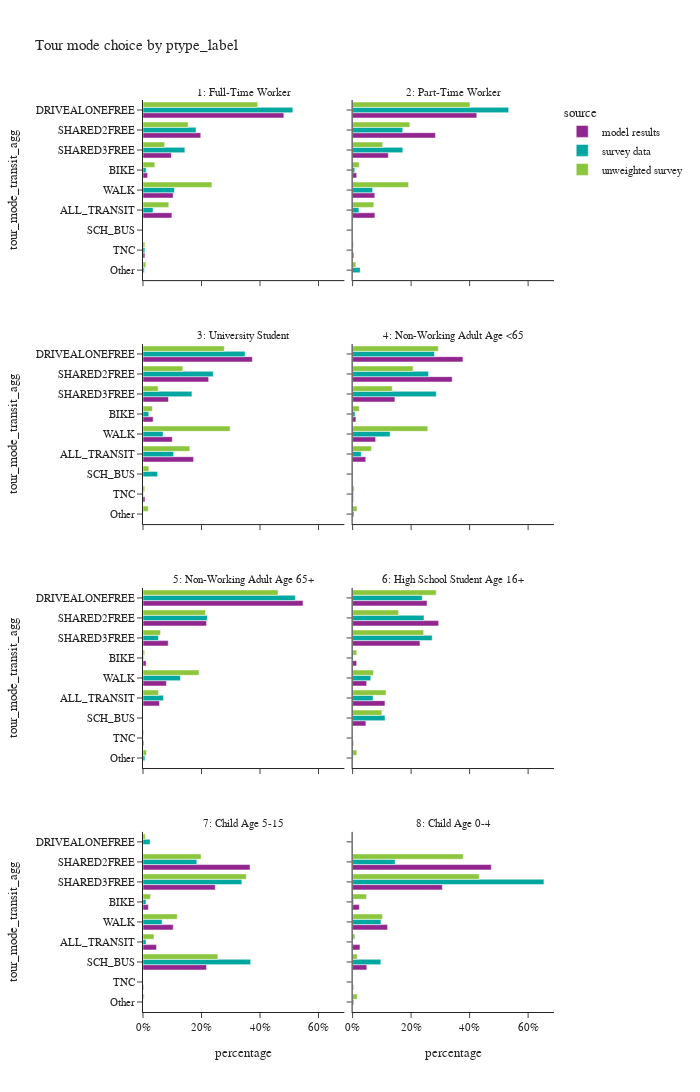
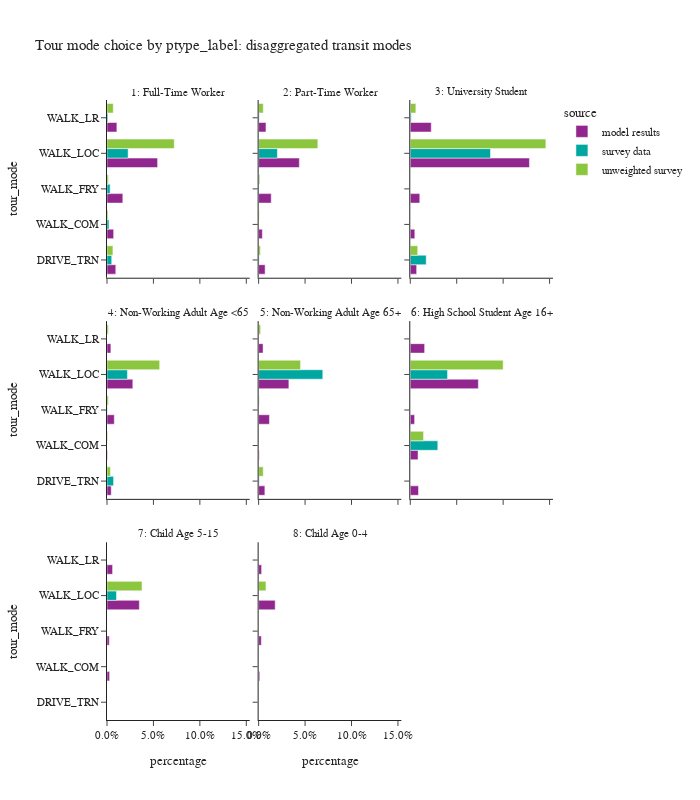

The notebook cell saved with these charts, in order:
### Code cell
plot_mode_choice(tour_data,'ptype_label',2,1200)
plot_mode_choice_transit(tour_data,'ptype_label',3,800)

### Figure 1 — Plotly figure (JSON) as saved in the notebook; plotly's stock layout.template omitted (floating-point values rounded to 4 significant figures)
{"data": [{"alignmentgroup": "True", "hovertemplate": "source=model results<br>ptype_label=1: Full-Time Worker<br>percentage=%{x}<br>tour_mode_transit_agg=%{y}<extra></extra>", "legendgroup": "model results", "marker": {"color": "#91268F", "pattern": {"shape": ""}}, "name": "model results", "offsetgroup": "model results", "orientation": "h", "showlegend": true, "textposition": "auto", "type": "bar", "x": [0.09881, 0.01574, 0.4814, 0.1974, 0.09702, 0.00641, 0.1032], "xaxis": "x7", "y": ["ALL_TRANSIT", "BIKE", "DRIVEALONEFREE", "SHARED2FREE", "SHARED3FREE", "TNC", "WALK"], "yaxis": "y7"}, {"alignmentgroup": "True", "hovertemplate": "source=model results<br>ptype_label=2: Part-Time Worker<br>percentage=%{x}<br>tour_mode_transit_agg=%{y}<extra></extra>", "legendgroup": "model results", "marker": {"color": "#91268F", "pattern": {"shape": ""}}, "name": "model results", "offsetgroup": "model results", "orientation": "h", "showlegend": false, "textposition": "auto", "type": "bar", "x": [0.07625, 0.01397, 0.4245, 0.2831, 0.1221, 0.004155, 0.07589], "xaxis": "x8", "y": ["ALL_TRANSIT", "BIKE", "DRIVEALONEFREE", "SHARED2FREE", "SHARED3FREE", "TNC", "WALK"], "yaxis": "y8"}, {"alignmentgroup": "True", "hovertemplate": "source=model results<br>ptype_label=3: University Student<br>percentage=%{x}<br>tour_mode_transit_agg=%{y}<extra></extra>", "legendgroup": "model results", "marker": {"color": "#91268F", "pattern": {"shape": ""}}, "name": "model results", "offsetgroup": "model results", "orientation": "h", "showlegend": false, "textposition": "auto", "type": "bar", "x": [0.1729, 0.03478, 0.374, 0.2245, 0.08709, 0.006716, 0.1001], "xaxis": "x5", "y": ["ALL_TRANSIT", "BIKE", "DRIVEALONEFREE", "SHARED2FREE", "SHARED3FREE", "TNC", "WALK"], "yaxis": "y5"}, {"alignmentgroup": "True", "hovertemplate": "source=model results<br>ptype_label=4: Non-Working Adult Age <65<br>percentage=%{x}<br>tour_mode_transit_agg=%{y}<extra></extra>", "legendgroup": "model results", "marker": {"color": "#91268F", "pattern": {"shape": ""}}, "name": "model results", "offsetgroup": "model results", "orientation": "h", "showlegend": false, "textposition": "auto", "type": "bar", "x": [0.04496, 0.0113, 0.3772, 0.3405, 0.1447, 0.00265, 0.07871], "xaxis": "x6", "y": ["ALL_TRANSIT", "BIKE", "DRIVEALONEFREE", "SHARED2FREE", "SHARED3FREE", "TNC", "WALK"], "yaxis": "y6"}, {"alignmentgroup": "True", "hovertemplate": "source=model results<br>ptype_label=5: Non-Working Adult Age 65+<br>percentage=%{x}<br>tour_mode_transit_agg=%{y}<extra></extra>", "legendgroup": "model results", "marker": {"color": "#91268F", "pattern": {"shape": ""}}, "name": "model results", "offsetgroup": "model results", "orientation": "h", "showlegend": false, "textposition": "auto", "type": "bar", "x": [0.05629, 0.01056, 0.547, 0.2172, 0.08609, 0.002822, 0.08001], "xaxis": "x3", "y": ["ALL_TRANSIT", "BIKE", "DRIVEALONEFREE", "SHARED2FREE", "SHARED3FREE", "TNC", "WALK"], "yaxis": "y3"}, {"alignmentgroup": "True", "hovertemplate": "source=model results<br>ptype_label=6: High School Student Age 16+<br>percentage=%{x}<br>tour_mode_transit_agg=%{y}<extra></extra>", "legendgroup": "model results", "marker": {"color": "#91268F", "pattern": {"shape": ""}}, "name": "model results", "offsetgroup": "model results", "orientation": "h", "showlegend": false, "textposition": "auto", "type": "bar", "x": [0.1106, 0.01385, 0.2547, 0.04546, 0.2943, 0.2303, 0.00276, 0.04806], "xaxis": "x4", "y": ["ALL_TRANSIT", "BIKE", "DRIVEALONEFREE", "SCH_BUS", "SHARED2FREE", "SHARED3FREE", "TNC", "WALK"], "yaxis": "y4"}, {"alignmentgroup": "True", "hovertemplate": "source=model results<br>ptype_label=7: Child Age 5-15<br>percentage=%{x}<br>tour_mode_transit_agg=%{y}<extra></extra>", "legendgroup": "model results", "marker": {"color": "#91268F", "pattern": {"shape": ""}}, "name": "model results", "offsetgroup": "model results", "orientation": "h", "showlegend": false, "textposition": "auto", "type": "bar", "x": [0.04614, 0.01827, 0.2171, 0.3658, 0.2472, 0.002236, 0.1032], "xaxis": "x", "y": ["ALL_TRANSIT", "BIKE", "SCH_BUS", "SHARED2FREE", "SHARED3FREE", "TNC", "WALK"], "yaxis": "y"}, {"alignmentgroup": "True", "hovertemplate": "source=model results<br>ptype_label=8: Child Age 0-4<br>percentage=%{x}<br>tour_mode_transit_agg=%{y}<extra></extra>", "legendgroup": "model results", "marker": {"color": "#91268F", "pattern": {"shape": ""}}, "name": "model results", "offsetgroup": "model results", "orientation": "h", "showlegend": false, "textposition": "auto", "type": "bar", "x": [0.02513, 0.02292, 0.04859, 0.4742, 0.3068, 0.002841, 0.1196], "xaxis": "x2", "y": ["ALL_TRANSIT", "BIKE", "SCH_BUS", "SHARED2FREE", "SHARED3FREE", "TNC", "WALK"], "yaxis": "y2"}, {"alignmentgroup": "True", "hovertemplate": "source=survey data<br>ptype_label=1: Full-Time Worker<br>percentage=%{x}<br>tour_mode_transit_agg=%{y}<extra></extra>", "legendgroup": "survey data", "marker": {"color": "#00A7A0", "pattern": {"shape": ""}}, "name": "survey data", "offsetgroup": "survey data", "orientation": "h", "showlegend": true, "textposition": "auto", "type": "bar", "x": [0.03431, 0.01081, 0.5121, 0.004519, 0.1813, 0.1431, 0.006281, 0.1075], "xaxis": "x7", "y": ["ALL_TRANSIT", "BIKE", "DRIVEALONEFREE", "Other", "SHARED2FREE", "SHARED3FREE", "TNC", "WALK"], "yaxis": "y7"}, {"alignmentgroup": "True", "hovertemplate": "source=survey data<br>ptype_label=2: Part-Time Worker<br>percentage=%{x}<br>tour_mode_transit_agg=%{y}<extra></extra>", "legendgroup": "survey data", "marker": {"color": "#00A7A0", "pattern": {"shape": ""}}, "name": "survey data", "offsetgroup": "survey data", "orientation": "h", "showlegend": false, "textposition": "auto", "type": "bar", "x": [0.02158, 0.007361, 0.5334, 0.02599, 0.1714, 0.1716, 0.0001229, 0.06849], "xaxis": "x8", "y": ["ALL_TRANSIT", "BIKE", "DRIVEALONEFREE", "Other", "SHARED2FREE", "SHARED3FREE", "TNC", "WALK"], "yaxis": "y8"}, {"alignmentgroup": "True", "hovertemplate": "source=survey data<br>ptype_label=3: University Student<br>percentage=%{x}<br>tour_mode_transit_agg=%{y}<extra></extra>", "legendgroup": "survey data", "marker": {"color": "#00A7A0", "pattern": {"shape": ""}}, "name": "survey data", "offsetgroup": "survey data", "orientation": "h", "showlegend": false, "textposition": "auto", "type": "bar", "x": [0.1045, 0.01966, 0.3487, 0.0002074, 0.05015, 0.24, 0.1673, 0.001075, 0.06837], "xaxis": "x5", "y": ["ALL_TRANSIT", "BIKE", "DRIVEALONEFREE", "Other", "SCH_BUS", "SHARED2FREE", "SHARED3FREE", "TNC", "WALK"], "yaxis": "y5"}, {"alignmentgroup": "True", "hovertemplate": "source=survey data<br>ptype_label=4: Non-Working Adult Age <65<br>percentage=%{x}<br>tour_mode_transit_agg=%{y}<extra></extra>", "legendgroup": "survey data", "marker": {"color": "#00A7A0", "pattern": {"shape": ""}}, "name": "survey data", "offsetgroup": "survey data", "orientation": "h", "showlegend": false, "textposition": "auto", "type": "bar", "x": [0.02943, 0.008141, 0.2798, 0.004544, 0.001059, 0.2596, 0.2861, 0.003177, 0.1281], "xaxis": "x6", "y": ["ALL_TRANSIT", "BIKE", "DRIVEALONEFREE", "Other", "SCH_BUS", "SHARED2FREE", "SHARED3FREE", "TNC", "WALK"], "yaxis": "y6"}, {"alignmentgroup": "True", "hovertemplate": "source=survey data<br>ptype_label=5: Non-Working Adult Age 65+<br>percentage=%{x}<br>tour_mode_transit_agg=%{y}<extra></extra>", "legendgroup": "survey data", "marker": {"color": "#00A7A0", "pattern": {"shape": ""}}, "name": "survey data", "offsetgroup": "survey data", "orientation": "h", "showlegend": false, "textposition": "auto", "type": "bar", "x": [0.06997, 0.002073, 0.5206, 0.006544, 0.2198, 0.05276, 0.0003347, 0.1279], "xaxis": "x3", "y": ["ALL_TRANSIT", "BIKE", "DRIVEALONEFREE", "Other", "SHARED2FREE", "SHARED3FREE", "TNC", "WALK"], "yaxis": "y3"}, {"alignmentgroup": "True", "hovertemplate": "source=survey data<br>ptype_label=6: High School Student Age 16+<br>percentage=%{x}<br>tour_mode_transit_agg=%{y}<extra></extra>", "legendgroup": "survey data", "marker": {"color": "#00A7A0", "pattern": {"shape": ""}}, "name": "survey data", "offsetgroup": "survey data", "orientation": "h", "showlegend": false, "textposition": "auto", "type": "bar", "x": [0.06975, 0.00161, 0.238, 0.00161, 0.1107, 0.2442, 0.2721, 0.06204], "xaxis": "x4", "y": ["ALL_TRANSIT", "BIKE", "DRIVEALONEFREE", "Other", "SCH_BUS", "SHARED2FREE", "SHARED3FREE", "WALK"], "yaxis": "y4"}, {"alignmentgroup": "True", "hovertemplate": "source=survey data<br>ptype_label=7: Child Age 5-15<br>percentage=%{x}<br>tour_mode_transit_agg=%{y}<extra></extra>", "legendgroup": "survey data", "marker": {"color": "#00A7A0", "pattern": {"shape": ""}}, "name": "survey data", "offsetgroup": "survey data", "orientation": "h", "showlegend": false, "textposition": "auto", "type": "bar", "x": [0.01023, 0.0103, 0.02429, 0.0001257, 0.3682, 0.1839, 0.3378, 0.06515], "xaxis": "x", "y": ["ALL_TRANSIT", "BIKE", "DRIVEALONEFREE", "Other", "SCH_BUS", "SHARED2FREE", "SHARED3FREE", "WALK"], "yaxis": "y"}, {"alignmentgroup": "True", "hovertemplate": "source=survey data<br>ptype_label=8: Child Age 0-4<br>percentage=%{x}<br>tour_mode_transit_agg=%{y}<extra></extra>", "legendgroup": "survey data", "marker": {"color": "#00A7A0", "pattern": {"shape": ""}}, "name": "survey data", "offsetgroup": "survey data", "orientation": "h", "showlegend": false, "textposition": "auto", "type": "bar", "x": [0, 0.00343, 0.003979, 0.09652, 0.1452, 0.6541, 0.09681], "xaxis": "x2", "y": ["ALL_TRANSIT", "BIKE", "Other", "SCH_BUS", "SHARED2FREE", "SHARED3FREE", "WALK"], "yaxis": "y2"}, {"alignmentgroup": "True", "hovertemplate": "source=unweighted survey<br>ptype_label=1: Full-Time Worker<br>percentage=%{x}<br>tour_mode_transit_agg=%{y}<extra></extra>", "legendgroup": "unweighted survey", "marker": {"color": "#8CC63E", "pattern": {"shape": ""}}, "name": "unweighted survey", "offsetgroup": "unweighted survey", "orientation": "h", "showlegend": true, "textposition": "auto", "type": "bar", "x": [0.0882, 0.04035, 0.3918, 0.009383, 0.1543, 0.07394, 0.00638, 0.2357], "xaxis": "x7", "y": ["ALL_TRANSIT", "BIKE", "DRIVEALONEFREE", "Other", "SHARED2FREE", "SHARED3FREE", "TNC", "WALK"], "yaxis": "y7"}, {"alignmentgroup": "True", "hovertemplate": "source=unweighted survey<br>ptype_label=2: Part-Time Worker<br>percentage=%{x}<br>tour_mode_transit_agg=%{y}<extra></extra>", "legendgroup": "unweighted survey", "marker": {"color": "#8CC63E", "pattern": {"shape": ""}}, "name": "unweighted survey", "offsetgroup": "unweighted survey", "orientation": "h", "showlegend": false, "textposition": "auto", "type": "bar", "x": [0.0725, 0.0225, 0.4012, 0.01125, 0.1956, 0.1025, 0.003125, 0.1913], "xaxis": "x8", "y": ["ALL_TRANSIT", "BIKE", "DRIVEALONEFREE", "Other", "SHARED2FREE", "SHARED3FREE", "TNC", "WALK"], "yaxis": "y8"}, {"alignmentgroup": "True", "hovertemplate": "source=unweighted survey<br>ptype_label=3: University Student<br>percentage=%{x}<br>tour_mode_transit_agg=%{y}<extra></extra>", "legendgroup": "unweighted survey", "marker": {"color": "#8CC63E", "pattern": {"shape": ""}}, "name": "unweighted survey", "offsetgroup": "unweighted survey", "orientation": "h", "showlegend": false, "textposition": "auto", "type": "bar", "x": [0.16, 0.032, 0.278, 0.018, 0.02, 0.136, 0.052, 0.006, 0.298], "xaxis": "x5", "y": ["ALL_TRANSIT", "BIKE", "DRIVEALONEFREE", "Other", "SCH_BUS", "SHARED2FREE", "SHARED3FREE", "TNC", "WALK"], "yaxis": "y5"}, {"alignmentgroup": "True", "hovertemplate": "source=unweighted survey<br>ptype_label=4: Non-Working Adult Age <65<br>percentage=%{x}<br>tour_mode_transit_agg=%{y}<extra></extra>", "legendgroup": "unweighted survey", "marker": {"color": "#8CC63E", "pattern": {"shape": ""}}, "name": "unweighted survey", "offsetgroup": "unweighted survey", "orientation": "h", "showlegend": false, "textposition": "auto", "type": "bar", "x": [0.06406, 0.02283, 0.2931, 0.01473, 0.0007364, 0.2069, 0.1355, 0.005155, 0.257], "xaxis": "x6", "y": ["ALL_TRANSIT", "BIKE", "DRIVEALONEFREE", "Other", "SCH_BUS", "SHARED2FREE", "SHARED3FREE", "TNC", "WALK"], "yaxis": "y6"}, {"alignmentgroup": "True", "hovertemplate": "source=unweighted survey<br>ptype_label=5: Non-Working Adult Age 65+<br>percentage=%{x}<br>tour_mode_transit_agg=%{y}<extra></extra>", "legendgroup": "unweighted survey", "marker": {"color": "#8CC63E", "pattern": {"shape": ""}}, "name": "unweighted survey", "offsetgroup": "unweighted survey", "orientation": "h", "showlegend": false, "textposition": "auto", "type": "bar", "x": [0.05285, 0.005638, 0.4616, 0.01198, 0.2135, 0.0599, 0.002819, 0.1917], "xaxis": "x3", "y": ["ALL_TRANSIT", "BIKE", "DRIVEALONEFREE", "Other", "SHARED2FREE", "SHARED3FREE", "TNC", "WALK"], "yaxis": "y3"}, {"alignmentgroup": "True", "hovertemplate": "source=unweighted survey<br>ptype_label=6: High School Student Age 16+<br>percentage=%{x}<br>tour_mode_transit_agg=%{y}<extra></extra>", "legendgroup": "unweighted survey", "marker": {"color": "#8CC63E", "pattern": {"shape": ""}}, "name": "unweighted survey", "offsetgroup": "unweighted survey", "orientation": "h", "showlegend": false, "textposition": "auto", "type": "bar", "x": [0.1143, 0.01429, 0.2857, 0.01429, 0.1, 0.1571, 0.2429, 0.07143], "xaxis": "x4", "y": ["ALL_TRANSIT", "BIKE", "DRIVEALONEFREE", "Other", "SCH_BUS", "SHARED2FREE", "SHARED3FREE", "WALK"], "yaxis": "y4"}, {"alignmentgroup": "True", "hovertemplate": "source=unweighted survey<br>ptype_label=7: Child Age 5-15<br>percentage=%{x}<br>tour_mode_transit_agg=%{y}<extra></extra>", "legendgroup": "unweighted survey", "marker": {"color": "#8CC63E", "pattern": {"shape": ""}}, "name": "unweighted survey", "offsetgroup": "unweighted survey", "orientation": "h", "showlegend": false, "textposition": "auto", "type": "bar", "x": [0.0377, 0.02579, 0.007937, 0.003968, 0.256, 0.1984, 0.3532, 0.1171], "xaxis": "x", "y": ["ALL_TRANSIT", "BIKE", "DRIVEALONEFREE", "Other", "SCH_BUS", "SHARED2FREE", "SHARED3FREE", "WALK"], "yaxis": "y"}, {"alignmentgroup": "True", "hovertemplate": "source=unweighted survey<br>ptype_label=8: Child Age 0-4<br>percentage=%{x}<br>tour_mode_transit_agg=%{y}<extra></extra>", "legendgroup": "unweighted survey", "marker": {"color": "#8CC63E", "pattern": {"shape": ""}}, "name": "unweighted survey", "offsetgroup": "unweighted survey", "orientation": "h", "showlegend": false, "textposition": "auto", "type": "bar", "x": [0.007874, 0.04724, 0.01575, 0.01575, 0.378, 0.4331, 0.1024], "xaxis": "x2", "y": ["ALL_TRANSIT", "BIKE", "Other", "SCH_BUS", "SHARED2FREE", "SHARED3FREE", "WALK"], "yaxis": "y2"}], "layout": {"annotations": [{"font": {}, "showarrow": false, "text": "7: Child Age 5-15", "x": 0.245, "xanchor": "center", "xref": "paper", "y": 0.1975, "yanchor": "bottom", "yref": "paper"}, {"font": {}, "showarrow": false, "text": "8: Child Age 0-4", "x": 0.755, "xanchor": "center", "xref": "paper", "y": 0.1975, "yanchor": "bottom", "yref": "paper"}, {"font": {}, "showarrow": false, "text": "5: Non-Working Adult Age 65+", "x": 0.245, "xanchor": "center", "xref": "paper", "y": 0.465, "yanchor": "bottom", "yref": "paper"}, {"font": {}, "showarrow": false, "text": "6: High School Student Age 16+", "x": 0.755, "xanchor": "center", "xref": "paper", "y": 0.465, "yanchor": "bottom", "yref": "paper"}, {"font": {}, "showarrow": false, "text": "3: University Student", "x": 0.245, "xanchor": "center", "xref": "paper", "y": 0.7325, "yanchor": "bottom", "yref": "paper"}, {"font": {}, "showarrow": false, "text": "4: Non-Working Adult Age <65", "x": 0.755, "xanchor": "center", "xref": "paper", "y": 0.7325, "yanchor": "bottom", "yref": "paper"}, {"font": {}, "showarrow": false, "text": "1: Full-Time Worker", "x": 0.245, "xanchor": "center", "xref": "paper", "y": 1, "yanchor": "bottom", "yref": "paper"}, {"font": {}, "showarrow": false, "text": "2: Part-Time Worker", "x": 0.755, "xanchor": "center", "xref": "paper", "y": 1, "yanchor": "bottom", "yref": "paper"}], "barmode": "group", "height": 1200, "legend": {"title": {"text": "source"}, "tracegroupgap": 0}, "title": {"text": "Tour mode choice by ptype_label"}, "width": 700, "xaxis": {"anchor": "y", "domain": [0, 0.49], "tickformat": ".0%", "title": {"text": "percentage"}}, "xaxis2": {"anchor": "y2", "domain": [0.51, 1], "matches": "x", "tickformat": ".0%", "title": {"text": "percentage"}}, "xaxis3": {"anchor": "y3", "domain": [0, 0.49], "matches": "x", "showticklabels": false}, "xaxis4": {"anchor": "y4", "domain": [0.51, 1], "matches": "x", "showticklabels": false}, "xaxis5": {"anchor": "y5", "domain": [0, 0.49], "matches": "x", "showticklabels": false}, "xaxis6": {"anchor": "y6", "domain": [0.51, 1], "matches": "x", "showticklabels": false}, "xaxis7": {"anchor": "y7", "domain": [0, 0.49], "matches": "x", "showticklabels": false}, "xaxis8": {"anchor": "y8", "domain": [0.51, 1], "matches": "x", "showticklabels": false}, "yaxis": {"anchor": "x", "categoryarray": ["Other", "TNC", "SCH_BUS", "ALL_TRANSIT", "WALK", "BIKE", "SHARED3FREE", "SHARED2FREE", "DRIVEALONEFREE"], "categoryorder": "array", "domain": [0, 0.1975], "title": {"text": "tour_mode_transit_agg"}}, "yaxis2": {"anchor": "x2", "domain": [0, 0.1975], "matches": "y", "showticklabels": false}, "yaxis3": {"anchor": "x3", "categoryarray": ["Other", "TNC", "SCH_BUS", "ALL_TRANSIT", "WALK", "BIKE", "SHARED3FREE", "SHARED2FREE", "DRIVEALONEFREE"], "categoryorder": "array", "domain": [0.2675, 0.465], "matches": "y", "title": {"text": "tour_mode_transit_agg"}}, "yaxis4": {"anchor": "x4", "domain": [0.2675, 0.465], "matches": "y", "showticklabels": false}, "yaxis5": {"anchor": "x5", "categoryarray": ["Other", "TNC", "SCH_BUS", "ALL_TRANSIT", "WALK", "BIKE", "SHARED3FREE", "SHARED2FREE", "DRIVEALONEFREE"], "categoryorder": "array", "domain": [0.535, 0.7325], "matches": "y", "title": {"text": "tour_mode_transit_agg"}}, "yaxis6": {"anchor": "x6", "domain": [0.535, 0.7325], "matches": "y", "showticklabels": false}, "yaxis7": {"anchor": "x7", "categoryarray": ["Other", "TNC", "SCH_BUS", "ALL_TRANSIT", "WALK", "BIKE", "SHARED3FREE", "SHARED2FREE", "DRIVEALONEFREE"], "categoryorder": "array", "domain": [0.8025, 1], "matches": "y", "title": {"text": "tour_mode_transit_agg"}}, "yaxis8": {"anchor": "x8", "domain": [0.8025, 1], "matches": "y", "showticklabels": false}}}

### Figure 2 — Plotly figure (JSON) as saved in the notebook; plotly's stock layout.template omitted (floating-point values rounded to 4 significant figures)
{"data": [{"alignmentgroup": "True", "hovertemplate": "source=model results<br>ptype_label=1: Full-Time Worker<br>percentage=%{x}<br>tour_mode=%{y}<extra></extra>", "legendgroup": "model results", "marker": {"color": "#91268F", "pattern": {"shape": ""}}, "name": "model results", "offsetgroup": "model results", "orientation": "h", "showlegend": true, "textposition": "auto", "type": "bar", "x": [0.009464, 0.007172, 0.01704, 0.0545, 0.01064], "xaxis": "x7", "y": ["DRIVE_TRN", "WALK_COM", "WALK_FRY", "WALK_LOC", "WALK_LR"], "yaxis": "y7"}, {"alignmentgroup": "True", "hovertemplate": "source=model results<br>ptype_label=2: Part-Time Worker<br>percentage=%{x}<br>tour_mode=%{y}<extra></extra>", "legendgroup": "model results", "marker": {"color": "#91268F", "pattern": {"shape": ""}}, "name": "model results", "offsetgroup": "model results", "orientation": "h", "showlegend": false, "textposition": "auto", "type": "bar", "x": [0.006962, 0.003984, 0.01357, 0.04383, 0.007904], "xaxis": "x8", "y": ["DRIVE_TRN", "WALK_COM", "WALK_FRY", "WALK_LOC", "WALK_LR"], "yaxis": "y8"}, {"alignmentgroup": "True", "hovertemplate": "source=model results<br>ptype_label=3: University Student<br>percentage=%{x}<br>tour_mode=%{y}<extra></extra>", "legendgroup": "model results", "marker": {"color": "#91268F", "pattern": {"shape": ""}}, "name": "model results", "offsetgroup": "model results", "orientation": "h", "showlegend": false, "textposition": "auto", "type": "bar", "x": [0.006835, 0.004898, 0.01024, 0.1283, 0.02258], "xaxis": "x9", "y": ["DRIVE_TRN", "WALK_COM", "WALK_FRY", "WALK_LOC", "WALK_LR"], "yaxis": "y9"}, {"alignmentgroup": "True", "hovertemplate": "source=model results<br>ptype_label=4: Non-Working Adult Age <65<br>percentage=%{x}<br>tour_mode=%{y}<extra></extra>", "legendgroup": "model results", "marker": {"color": "#91268F", "pattern": {"shape": ""}}, "name": "model results", "offsetgroup": "model results", "orientation": "h", "showlegend": false, "textposition": "auto", "type": "bar", "x": [0.004568, 0.0005513, 0.007863, 0.02781, 0.004175], "xaxis": "x4", "y": ["DRIVE_TRN", "WALK_COM", "WALK_FRY", "WALK_LOC", "WALK_LR"], "yaxis": "y4"}, {"alignmentgroup": "True", "hovertemplate": "source=model results<br>ptype_label=5: Non-Working Adult Age 65+<br>percentage=%{x}<br>tour_mode=%{y}<extra></extra>", "legendgroup": "model results", "marker": {"color": "#91268F", "pattern": {"shape": ""}}, "name": "model results", "offsetgroup": "model results", "orientation": "h", "showlegend": false, "textposition": "auto", "type": "bar", "x": [0.006706, 0.0006229, 0.01162, 0.03256, 0.004783], "xaxis": "x5", "y": ["DRIVE_TRN", "WALK_COM", "WALK_FRY", "WALK_LOC", "WALK_LR"], "yaxis": "y5"}, {"alignmentgroup": "True", "hovertemplate": "source=model results<br>ptype_label=6: High School Student Age 16+<br>percentage=%{x}<br>tour_mode=%{y}<extra></extra>", "legendgroup": "model results", "marker": {"color": "#91268F", "pattern": {"shape": ""}}, "name": "model results", "offsetgroup": "model results", "orientation": "h", "showlegend": false, "textposition": "auto", "type": "bar", "x": [0.008851, 0.008366, 0.004655, 0.07331, 0.01545], "xaxis": "x6", "y": ["DRIVE_TRN", "WALK_COM", "WALK_FRY", "WALK_LOC", "WALK_LR"], "yaxis": "y6"}, {"alignmentgroup": "True", "hovertemplate": "source=model results<br>ptype_label=7: Child Age 5-15<br>percentage=%{x}<br>tour_mode=%{y}<extra></extra>", "legendgroup": "model results", "marker": {"color": "#91268F", "pattern": {"shape": ""}}, "name": "model results", "offsetgroup": "model results", "orientation": "h", "showlegend": false, "textposition": "auto", "type": "bar", "x": [0.002813, 0.002477, 0.03484, 0.006004], "xaxis": "x", "y": ["WALK_COM", "WALK_FRY", "WALK_LOC", "WALK_LR"], "yaxis": "y"}, {"alignmentgroup": "True", "hovertemplate": "source=model results<br>ptype_label=8: Child Age 0-4<br>percentage=%{x}<br>tour_mode=%{y}<extra></extra>", "legendgroup": "model results", "marker": {"color": "#91268F", "pattern": {"shape": ""}}, "name": "model results", "offsetgroup": "model results", "orientation": "h", "showlegend": false, "textposition": "auto", "type": "bar", "x": [0.001218, 0.002896, 0.01782, 0.003195], "xaxis": "x2", "y": ["WALK_COM", "WALK_FRY", "WALK_LOC", "WALK_LR"], "yaxis": "y2"}, {"alignmentgroup": "True", "hovertemplate": "source=survey data<br>ptype_label=1: Full-Time Worker<br>percentage=%{x}<br>tour_mode=%{y}<extra></extra>", "legendgroup": "survey data", "marker": {"color": "#00A7A0", "pattern": {"shape": ""}}, "name": "survey data", "offsetgroup": "survey data", "orientation": "h", "showlegend": true, "textposition": "auto", "type": "bar", "x": [0.005082, 0.002141, 0.003357, 0.02275, 0.0009789], "xaxis": "x7", "y": ["DRIVE_TRN", "WALK_COM", "WALK_FRY", "WALK_LOC", "WALK_LR"], "yaxis": "y7"}, {"alignmentgroup": "True", "hovertemplate": "source=survey data<br>ptype_label=2: Part-Time Worker<br>percentage=%{x}<br>tour_mode=%{y}<extra></extra>", "legendgroup": "survey data", "marker": {"color": "#00A7A0", "pattern": {"shape": ""}}, "name": "survey data", "offsetgroup": "survey data", "orientation": "h", "showlegend": false, "textposition": "auto", "type": "bar", "x": [0.000522, 0, 0.000246, 0.02021, 0.0006079], "xaxis": "x8", "y": ["DRIVE_TRN", "WALK_COM", "WALK_FRY", "WALK_LOC", "WALK_LR"], "yaxis": "y8"}, {"alignmentgroup": "True", "hovertemplate": "source=survey data<br>ptype_label=3: University Student<br>percentage=%{x}<br>tour_mode=%{y}<extra></extra>", "legendgroup": "survey data", "marker": {"color": "#00A7A0", "pattern": {"shape": ""}}, "name": "survey data", "offsetgroup": "survey data", "orientation": "h", "showlegend": false, "textposition": "auto", "type": "bar", "x": [0.01715, 0.08637, 0.001021], "xaxis": "x9", "y": ["DRIVE_TRN", "WALK_LOC", "WALK_LR"], "yaxis": "y9"}, {"alignmentgroup": "True", "hovertemplate": "source=survey data<br>ptype_label=4: Non-Working Adult Age <65<br>percentage=%{x}<br>tour_mode=%{y}<extra></extra>", "legendgroup": "survey data", "marker": {"color": "#00A7A0", "pattern": {"shape": ""}}, "name": "survey data", "offsetgroup": "survey data", "orientation": "h", "showlegend": false, "textposition": "auto", "type": "bar", "x": [0.007077, 0, 0.0003318, 0.02201, 1.118e-05], "xaxis": "x4", "y": ["DRIVE_TRN", "WALK_COM", "WALK_FRY", "WALK_LOC", "WALK_LR"], "yaxis": "y4"}, {"alignmentgroup": "True", "hovertemplate": "source=survey data<br>ptype_label=5: Non-Working Adult Age 65+<br>percentage=%{x}<br>tour_mode=%{y}<extra></extra>", "legendgroup": "survey data", "marker": {"color": "#00A7A0", "pattern": {"shape": ""}}, "name": "survey data", "offsetgroup": "survey data", "orientation": "h", "showlegend": false, "textposition": "auto", "type": "bar", "x": [0.0006444, 0.0001428, 0.06908, 0.0001026], "xaxis": "x5", "y": ["DRIVE_TRN", "WALK_FRY", "WALK_LOC", "WALK_LR"], "yaxis": "y5"}, {"alignmentgroup": "True", "hovertemplate": "source=survey data<br>ptype_label=6: High School Student Age 16+<br>percentage=%{x}<br>tour_mode=%{y}<extra></extra>", "legendgroup": "survey data", "marker": {"color": "#00A7A0", "pattern": {"shape": ""}}, "name": "survey data", "offsetgroup": "survey data", "orientation": "h", "showlegend": false, "textposition": "auto", "type": "bar", "x": [0.02964, 0.04011], "xaxis": "x6", "y": ["WALK_COM", "WALK_LOC"], "yaxis": "y6"}, {"alignmentgroup": "True", "hovertemplate": "source=survey data<br>ptype_label=7: Child Age 5-15<br>percentage=%{x}<br>tour_mode=%{y}<extra></extra>", "legendgroup": "survey data", "marker": {"color": "#00A7A0", "pattern": {"shape": ""}}, "name": "survey data", "offsetgroup": "survey data", "orientation": "h", "showlegend": false, "textposition": "auto", "type": "bar", "x": [0.01023], "xaxis": "x", "y": ["WALK_LOC"], "yaxis": "y"}, {"alignmentgroup": "True", "hovertemplate": "source=survey data<br>ptype_label=8: Child Age 0-4<br>percentage=%{x}<br>tour_mode=%{y}<extra></extra>", "legendgroup": "survey data", "marker": {"color": "#00A7A0", "pattern": {"shape": ""}}, "name": "survey data", "offsetgroup": "survey data", "orientation": "h", "showlegend": false, "textposition": "auto", "type": "bar", "x": [0], "xaxis": "x2", "y": ["WALK_LOC"], "yaxis": "y2"}, {"alignmentgroup": "True", "hovertemplate": "source=unweighted survey<br>ptype_label=1: Full-Time Worker<br>percentage=%{x}<br>tour_mode=%{y}<extra></extra>", "legendgroup": "unweighted survey", "marker": {"color": "#8CC63E", "pattern": {"shape": ""}}, "name": "unweighted survey", "offsetgroup": "unweighted survey", "orientation": "h", "showlegend": true, "textposition": "auto", "type": "bar", "x": [0.00638, 0.001126, 0.001501, 0.07243, 0.006755], "xaxis": "x7", "y": ["DRIVE_TRN", "WALK_COM", "WALK_FRY", "WALK_LOC", "WALK_LR"], "yaxis": "y7"}, {"alignmentgroup": "True", "hovertemplate": "source=unweighted survey<br>ptype_label=2: Part-Time Worker<br>percentage=%{x}<br>tour_mode=%{y}<extra></extra>", "legendgroup": "unweighted survey", "marker": {"color": "#8CC63E", "pattern": {"shape": ""}}, "name": "unweighted survey", "offsetgroup": "unweighted survey", "orientation": "h", "showlegend": false, "textposition": "auto", "type": "bar", "x": [0.001875, 0.000625, 0.00125, 0.06375, 0.005], "xaxis": "x8", "y": ["DRIVE_TRN", "WALK_COM", "WALK_FRY", "WALK_LOC", "WALK_LR"], "yaxis": "y8"}, {"alignmentgroup": "True", "hovertemplate": "source=unweighted survey<br>ptype_label=3: University Student<br>percentage=%{x}<br>tour_mode=%{y}<extra></extra>", "legendgroup": "unweighted survey", "marker": {"color": "#8CC63E", "pattern": {"shape": ""}}, "name": "unweighted survey", "offsetgroup": "unweighted survey", "orientation": "h", "showlegend": false, "textposition": "auto", "type": "bar", "x": [0.008, 0.146, 0.006], "xaxis": "x9", "y": ["DRIVE_TRN", "WALK_LOC", "WALK_LR"], "yaxis": "y9"}, {"alignmentgroup": "True", "hovertemplate": "source=unweighted survey<br>ptype_label=4: Non-Working Adult Age <65<br>percentage=%{x}<br>tour_mode=%{y}<extra></extra>", "legendgroup": "unweighted survey", "marker": {"color": "#8CC63E", "pattern": {"shape": ""}}, "name": "unweighted survey", "offsetgroup": "unweighted survey", "orientation": "h", "showlegend": false, "textposition": "auto", "type": "bar", "x": [0.003682, 0.0007364, 0.001473, 0.0567, 0.001473], "xaxis": "x4", "y": ["DRIVE_TRN", "WALK_COM", "WALK_FRY", "WALK_LOC", "WALK_LR"], "yaxis": "y4"}, {"alignmentgroup": "True", "hovertemplate": "source=unweighted survey<br>ptype_label=5: Non-Working Adult Age 65+<br>percentage=%{x}<br>tour_mode=%{y}<extra></extra>", "legendgroup": "unweighted survey", "marker": {"color": "#8CC63E", "pattern": {"shape": ""}}, "name": "unweighted survey", "offsetgroup": "unweighted survey", "orientation": "h", "showlegend": false, "textposition": "auto", "type": "bar", "x": [0.004933, 0.0007047, 0.0451, 0.002114], "xaxis": "x5", "y": ["DRIVE_TRN", "WALK_FRY", "WALK_LOC", "WALK_LR"], "yaxis": "y5"}, {"alignmentgroup": "True", "hovertemplate": "source=unweighted survey<br>ptype_label=6: High School Student Age 16+<br>percentage=%{x}<br>tour_mode=%{y}<extra></extra>", "legendgroup": "unweighted survey", "marker": {"color": "#8CC63E", "pattern": {"shape": ""}}, "name": "unweighted survey", "offsetgroup": "unweighted survey", "orientation": "h", "showlegend": false, "textposition": "auto", "type": "bar", "x": [0.01429, 0.1], "xaxis": "x6", "y": ["WALK_COM", "WALK_LOC"], "yaxis": "y6"}, {"alignmentgroup": "True", "hovertemplate": "source=unweighted survey<br>ptype_label=7: Child Age 5-15<br>percentage=%{x}<br>tour_mode=%{y}<extra></extra>", "legendgroup": "unweighted survey", "marker": {"color": "#8CC63E", "pattern": {"shape": ""}}, "name": "unweighted survey", "offsetgroup": "unweighted survey", "orientation": "h", "showlegend": false, "textposition": "auto", "type": "bar", "x": [0.0377], "xaxis": "x", "y": ["WALK_LOC"], "yaxis": "y"}, {"alignmentgroup": "True", "hovertemplate": "source=unweighted survey<br>ptype_label=8: Child Age 0-4<br>percentage=%{x}<br>tour_mode=%{y}<extra></extra>", "legendgroup": "unweighted survey", "marker": {"color": "#8CC63E", "pattern": {"shape": ""}}, "name": "unweighted survey", "offsetgroup": "unweighted survey", "orientation": "h", "showlegend": false, "textposition": "auto", "type": "bar", "x": [0.007874], "xaxis": "x2", "y": ["WALK_LOC"], "yaxis": "y2"}], "layout": {"annotations": [{"font": {}, "showarrow": false, "text": "7: Child Age 5-15", "x": 0.16, "xanchor": "center", "xref": "paper", "y": 0.2867, "yanchor": "bottom", "yref": "paper"}, {"font": {}, "showarrow": false, "text": "8: Child Age 0-4", "x": 0.5, "xanchor": "center", "xref": "paper", "y": 0.2867, "yanchor": "bottom", "yref": "paper"}, {"font": {}, "showarrow": false, "text": "4: Non-Working Adult Age <65", "x": 0.16, "xanchor": "center", "xref": "paper", "y": 0.6433, "yanchor": "bottom", "yref": "paper"}, {"font": {}, "showarrow": false, "text": "5: Non-Working Adult Age 65+", "x": 0.5, "xanchor": "center", "xref": "paper", "y": 0.6433, "yanchor": "bottom", "yref": "paper"}, {"font": {}, "showarrow": false, "text": "6: High School Student Age 16+", "x": 0.84, "xanchor": "center", "xref": "paper", "y": 0.6433, "yanchor": "bottom", "yref": "paper"}, {"font": {}, "showarrow": false, "text": "1: Full-Time Worker", "x": 0.16, "xanchor": "center", "xref": "paper", "y": 1.0, "yanchor": "bottom", "yref": "paper"}, {"font": {}, "showarrow": false, "text": "2: Part-Time Worker", "x": 0.5, "xanchor": "center", "xref": "paper", "y": 1.0, "yanchor": "bottom", "yref": "paper"}, {"font": {}, "showarrow": false, "text": "3: University Student", "x": 0.84, "xanchor": "center", "xref": "paper", "y": 1.0, "yanchor": "bottom", "yref": "paper"}], "barmode": "group", "height": 800, "legend": {"title": {"text": "source"}, "tracegroupgap": 0}, "title": {"text": "Tour mode choice by ptype_label: disaggregated transit modes"}, "width": 700, "xaxis": {"anchor": "y", "domain": [0, 0.32], "tickformat": ".1%", "title": {"text": "percentage"}}, "xaxis2": {"anchor": "y2", "domain": [0.34, 0.66], "matches": "x", "tickformat": ".1%", "title": {"text": "percentage"}}, "xaxis3": {"anchor": "y3", "domain": [0.68, 1.0], "matches": "x", "title": {"text": "percentage"}}, "xaxis4": {"anchor": "y4", "domain": [0, 0.32], "matches": "x", "showticklabels": false}, "xaxis5": {"anchor": "y5", "domain": [0.34, 0.66], "matches": "x", "showticklabels": false}, "xaxis6": {"anchor": "y6", "domain": [0.68, 1.0], "matches": "x", "showticklabels": false}, "xaxis7": {"anchor": "y7", "domain": [0, 0.32], "matches": "x", "showticklabels": false}, "xaxis8": {"anchor": "y8", "domain": [0.34, 0.66], "matches": "x", "showticklabels": false}, "xaxis9": {"anchor": "y9", "domain": [0.68, 1.0], "matches": "x", "showticklabels": false}, "yaxis": {"anchor": "x", "domain": [0, 0.2867], "title": {"text": "tour_mode"}}, "yaxis2": {"anchor": "x2", "domain": [0, 0.2867], "matches": "y", "showticklabels": false}, "yaxis3": {"anchor": "x3", "domain": [0, 0.2867], "matches": "y", "showticklabels": false}, "yaxis4": {"anchor": "x4", "domain": [0.3567, 0.6433], "matches": "y", "title": {"text": "tour_mode"}}, "yaxis5": {"anchor": "x5", "domain": [0.3567, 0.6433], "matches": "y", "showticklabels": false}, "yaxis6": {"anchor": "x6", "domain": [0.3567, 0.6433], "matches": "y", "showticklabels": false}, "yaxis7": {"anchor": "x7", "domain": [0.7133, 1.0], "matches": "y", "title": {"text": "tour_mode"}}, "yaxis8": {"anchor": "x8", "domain": [0.7133, 1.0], "matches": "y", "showticklabels": false}, "yaxis9": {"anchor": "x9", "domain": [0.7133, 1.0], "matches": "y", "showticklabels": false}}}
